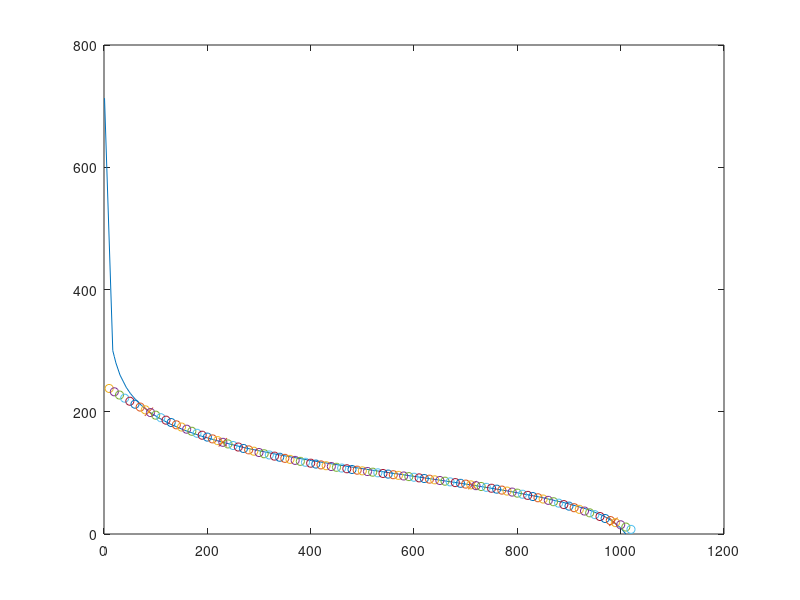

This figure's MATLAB source:
%*PatrykSzewczyk,KacperSiemienas,TomaszFlak
A=[   1 713 ;
     17 300 ;
     20 290 ;
     23 280 ;
   27 270 ;
   31 260 ;
   37 250 ;
   43 240 ;
   51 230 ;
   61 220 ;
   73 210 ;
   87 200 ;
    106 190; 
    128 180 ;
    155 170 ;
    189 160 ;
    230 150 ;
    278 140 ;
    336 130 ;
    402 120 ;
    476 110 ;
    554 100 ;
    635  90 ;
    713  80 ;
    784  70 ;
    846  60 ;
    897  50 ;
    937  40 ;
    966  30 ;
    986  20 ;
   1000  10 ;
   1010   0 ];
plot(A(:,1),A(:,2));
hold on
x(1)=A(12,1);
y(1)=A(12,2);
x(2)=A(17,1);
y(2)=A(17,2);
x(3)=A(24,1);
y(3)=A(24,2);
x(4)=A(end-2,1);
y(4)=A(end-2,2);
plot(x,y,'x');
L=inv(x'.^[3 2 1 0])*(y')

for x1=10:10:1023
    y1=L(1)*x1^3 + L(2)*x1^2 + L(3)*x1^1 + L(4);
    plot(x1,y1,'o');
end
